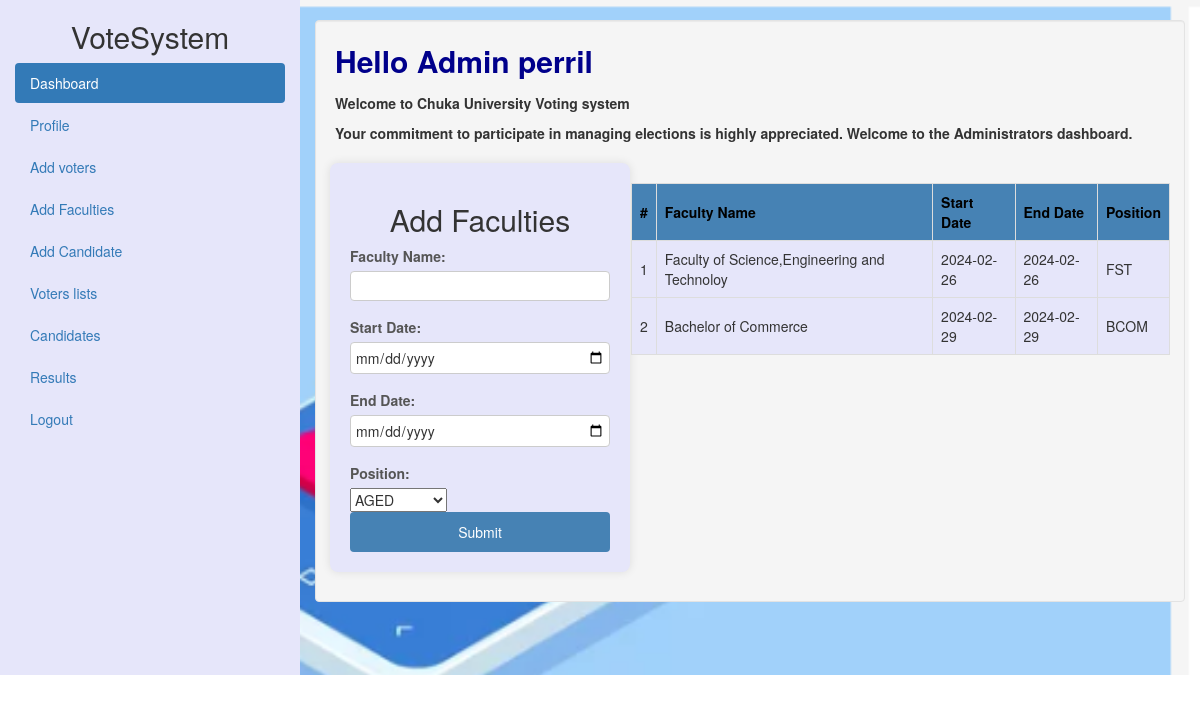
Screenshot of /admin/addelection.php (signed in) with the database file from the repository.
### tables this page shows
CREATE TABLE `positions` (
  `id` int(255) NOT NULL,
  `electionname` varchar(255) NOT NULL,
  `startdate` date NOT NULL,
  `enddate` date NOT NULL,
  `position` varchar(255) NOT NULL
);

### admin/function.php (called while the page is built, shortened)
<?php
function check_login($con)
{
    if (isset($_SESSION['email'])) {
        $email = $_SESSION['email'];
        $query = "select * from admins where email = '$email' limit 1";
        $result = mysqli_query($con, $query);
        if ($result && mysqli_num_rows($result) > 0) {
            $user_data = mysqli_fetch_assoc($result);
            return $user_data;
        }
    }
    die;
}

### admin/addelection.php (the view, shortened to what this page needs)
<?php
include ("connection.php");
include ("function.php");
$user_data = check_login($con);
?>
<!DOCTYPE html>
<html lang="en">
<head>
    <link rel="stylesheet" href="https://maxcdn.bootstrapcdn.com/bootstrap/3.4.1/css/bootstrap.min.css">
</head>
<body>
    <div class="container-fluid">
        <div class="row content">
            <div class="col-sm-3 sidenav hidden-xs">
                <h2>VoteSystem</h2>
                <ul class="nav nav-pills nav-stacked">
                    <li class="active"><a href="admindashboard.php">Dashboard</a></li>
                    <li><a href="adminprofile.php">Profile</a></li>
                    <li><a href="addvoters.php">Add voters</a></li>
                    <li><a href="addelection.php">Add Faculties </a></li>
                    <li><a href="addcandidate.php">Add Candidate</a></li>
                    <li><a href="voterslist.php">Voters lists</a></li>
                    <li><a href="editcandidates.php">Candidates</a></li>
                    <li><a href="results.php">Results</a></li>
                    <li><a href="index.php">Logout</a></li>
                </ul><br>
            </div>
            <br>
            <div class="col-sm-9">
                <div class="well" style="width:100%;">
                    <p style="font-size:30px;font-weight:bolder; color:darkblue;">Hello Admin
                        <?php echo $user_data['username']; ?>
                    </p>
                    <p style="font-weight:bolder;">Welcome to Chuka University Voting system</p>
                    <p style="font-weight:550;">
                        Your commitment to participate in managing elections is highly appreciated. Welcome to
                        the Administrators dashboard.
                    </p>
                    <?php
                    $dbhost = "localhost";
                    $dbuser = "root";
                    $dbpass = "";
                    $dbname = "votingsystem";
                    if (!$conn = mysqli_connect($dbhost, $dbuser, $dbpass, $dbname)) {
                        die ("failed to connect!");
                    }
                    ?>
                    <div class="row">
                        <div class="column left">
                            <div class="signup-container">
                                <h2>Add Faculties</h2>
                                <form action="" method="POST" enctype="multipart/form-data">
                                    <label for="electionname">Faculty Name:</label>
                                    <input type="text" id="electionname" name="electionname" required>
                                    <label for="startdate">Start Date:</label>
                                    <input type="date" id="startdate" name="startdate" required>
                                    <label for="enddate">End Date:</label>
                                    <input type="date" id="enddate" name="enddate" required>
                                    <label for="position">Position:</label>
                                    <select id="position" name="position" required="">
                                        <option value="AGED">AGED</option>
                                    </select>
                                    <button type="submit">Submit</button>
                                </form>
                            </div>
                        </div>
                        <div class="column right">
                            <?php
                            $dbhost = "localhost";
                            $dbuser = "root";
                            $dbpass = "";
                            $dbname = "votingsystem";
                            if (!$conn = mysqli_connect($dbhost, $dbuser, $dbpass, $dbname)) {
                                die ("failed to connect!");
                            }
                            $sql = "SELECT electionname, startdate, enddate,position FROM positions";
                            $result = $conn->query($sql);
                            if ($result->num_rows > 0) {
                                echo "<table>
                                <tr>
                                    <th>#</th>
                                    <th>Faculty Name</th>
                                    <th>Start Date</th>
                                    <th>End Date</th>
                                    <th>Position</th>
                                </tr>";
                                $counter = 1;
                                while ($row = $result->fetch_assoc()) {
                                    echo "<tr>
                                    <td>{$counter}</td>
                                    <td>{$row['electionname']}</td>
                                    <td>{$row['startdate']}</td>
                                    <td>{$row['enddate']}</td>
                                    <td>{$row['position']}</td>
                                </tr>";
                                    $counter++;
                                }
                                echo "</table>";
                            } else {
                                echo "No records found";
                            }
                            ?>
                        </div>
                    </div>
                </div>
            </div>
        </div>
    </div>
</body>
</html>

### admin/addelection.php (style rules this page uses)
.row.content { height: 675px }
.sidenav { background-color: lavender; height: 100%; }
.signup-container { background-color: lavender; border-radius: 8px; box-shadow: 0 0 10px rgba(0, 0, 0, 0.1); width: 300px; padding: 20px; box-sizing: border-box; }
h2 { text-align: center; color: #333; }
label { display: block; margin-bottom: 5px; color: #555; }
input { width: 100%; padding: 4px; margin-bottom: 16px; box-sizing: border-box; border: 1px solid #ccc; border-radius: 4px; }
button { background-color: steelblue; color: #fff; padding: 10px; border: none; border-radius: 4px; cursor: pointer; width: 100%; }
table { width: 100%; border-collapse: collapse; margin-top: 20px; }
table, th, td { border: 1px solid #ddd; background-color: lavender; }
th, td { padding: 8px; text-align: left; }
th { background-color: steelblue; color: black; }
.container-fluid { background-image: url("assets/img/scr7.png"); background-size: cover; }
* { box-sizing: border-box; }
.column { float: left; padding: 10px; }
.left { width: 35%; }
.right { width: 65%; }
.row:after { content: ""; display: table; clear: both; }

### rows the page displays
positions: electionname "Faculty of Science,Engineering and Technoloy", startdate "2024-02-26", enddate "2024-02-26", position "FST"
positions: electionname "Bachelor of Commerce", startdate "2024-02-29", enddate "2024-02-29", position "BCOM"

### other values shown
$user_data['username'] "perril"
